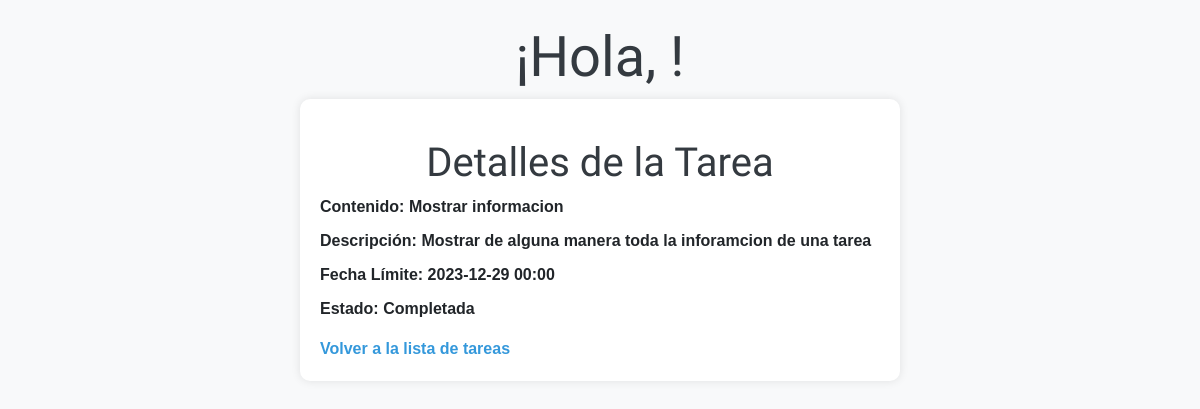
The app's page /detalles-tarea/5 with its own data.
### models.py (models this page shows, shortened)
class Tarea(Base):
    __tablename__ = "tarea"
    id = Column(Integer, primary_key=True,autoincrement=True)
    contenido = Column(String(200), nullable=False)
    hecha = Column(Boolean)
    fecha_creacion = Column(DateTime, default=func.now())
    fecha_limite = Column(DateTime, nullable=True)
    descripcion = Column(Text)
    categoria_id = Column(Integer, ForeignKey('categoria.id'))
    categoria = relationship('Categoria', back_populates='tareas')
    eliminada = Column(Boolean, default=False)
    usuario_id = Column(Integer, ForeignKey('usuario.id'))
    usuario = relationship('Usuario', back_populates='tareas')

### main.py (the view)
@app.route('/detalles-tarea/<int:tarea_id>')
def detalles_tarea(tarea_id):
    tarea = obtener_tarea_por_id(tarea_id)
    if tarea:
        usuario_actual = None
        if 'usuario_id' in session:
            usuario_actual = Usuario.query.get(session['usuario_id'])
        return render_template('detalles_tarea.html', tarea=tarea,usuario_actual=usuario_actual)
    else:
        return render_template('error.html', mensaje='Tarea no encontrada')

### main.py (called while the page is built)
def obtener_tarea_por_id(tarea_id):
    tarea = db_session.query(Tarea).get(tarea_id)
    return tarea

### templates/detalles_tarea.html (shortened to what this page needs)
<!DOCTYPE html>
<html lang="es">
<head>
    <h1 class="display-4 text-center mt-4 titulo">¡Hola, {{ usuario_actual.nombre }}!</h1>
    <link rel="stylesheet" href="https://cdn.jsdelivr.net/npm/bootswatch@4.5.2/dist/sketchy/bootstrap.min.css"
>
</head>
<body>
    <div class="container">
        <h1>Detalles de la Tarea</h1>
        <ul>
            <li><strong>Contenido:</strong> {{ tarea.contenido }}</li>
            <li><strong>Descripción:</strong> {{ tarea.descripcion }}</li>
            <li><strong>Fecha Límite:</strong> {{ tarea.fecha_limite.strftime('%Y-%m-%d %H:%M') if tarea.fecha_limite else 'No especificada' }}</li>
            <li><strong>Estado:</strong> {{ 'Completada' if tarea.hecha else 'Pendiente' }}</li>
        </ul>
        <a href="{{ url_for('home') }}">Volver a la lista de tareas</a>
    </div>
</body>
</html>

### templates/detalles_tarea.html (style rules this page uses)
body { font-family: 'Arial', sans-serif; background-color: #f8f9fa; color: #212529; margin-top: 20px; }
h1 { color: #343a40; text-align: center; margin-top: 20px; }
div.container { max-width: 600px; margin: auto; background-color: #fff; padding: 20px; border-radius: 10px; box-shadow: 0 0 10px rgba(0, 0, 0, 0.1); }
ul { list-style-type: none; padding: 0; }
li { margin-bottom: 10px; }
strong { font-weight: bold; }
a { color: #3498db; text-decoration: none; }

### records on screen
Tarea: contenido "Mostrar informacion", descripcion "Mostrar de alguna manera toda la inforamcion de una tarea", fecha_limite "2023-12-29 00:00", hecha "Completada"
